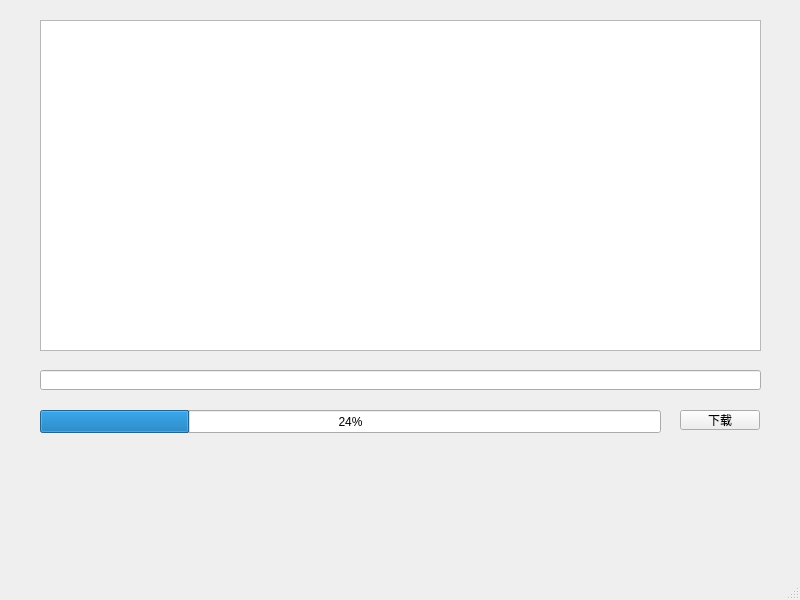
<?xml version="1.0" encoding="UTF-8"?>
<ui version="4.0">
 <class>MainWindow</class>
 <widget class="QMainWindow" name="MainWindow">
  <property name="geometry">
   <rect>
    <x>0</x>
    <y>0</y>
    <width>800</width>
    <height>600</height>
   </rect>
  </property>
  <property name="windowTitle">
   <string>MainWindow</string>
  </property>
  <widget class="QWidget" name="centralwidget">
   <widget class="QTextBrowser" name="textBrowser">
    <property name="geometry">
     <rect>
      <x>40</x>
      <y>20</y>
      <width>721</width>
      <height>331</height>
     </rect>
    </property>
   </widget>
   <widget class="QLineEdit" name="lineEdit">
    <property name="geometry">
     <rect>
      <x>40</x>
      <y>370</y>
      <width>721</width>
      <height>20</height>
     </rect>
    </property>
   </widget>
   <widget class="QPushButton" name="pushButton">
    <property name="geometry">
     <rect>
      <x>680</x>
      <y>410</y>
      <width>80</width>
      <height>20</height>
     </rect>
    </property>
    <property name="text">
     <string>下载</string>
    </property>
   </widget>
   <widget class="QProgressBar" name="progressBar">
    <property name="geometry">
     <rect>
      <x>40</x>
      <y>410</y>
      <width>621</width>
      <height>23</height>
     </rect>
    </property>
    <property name="value">
     <number>24</number>
    </property>
   </widget>
  </widget>
  <widget class="QMenuBar" name="menubar">
   <property name="geometry">
    <rect>
     <x>0</x>
     <y>0</y>
     <width>800</width>
     <height>22</height>
    </rect>
   </property>
  </widget>
  <widget class="QStatusBar" name="statusbar"/>
 </widget>
 <resources/>
 <connections/>
</ui>
